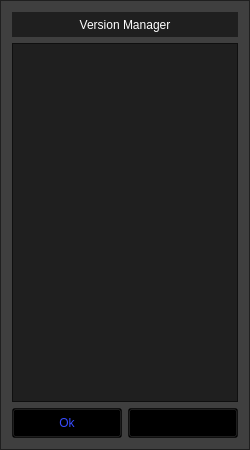
<?xml version="1.0" encoding="UTF-8"?>
<ui version="4.0">
 <class>VersionManager</class>
 <widget class="QFrame" name="VersionManager">
  <property name="geometry">
   <rect>
    <x>0</x>
    <y>0</y>
    <width>250</width>
    <height>450</height>
   </rect>
  </property>
  <property name="minimumSize">
   <size>
    <width>250</width>
    <height>400</height>
   </size>
  </property>
  <property name="maximumSize">
   <size>
    <width>250</width>
    <height>450</height>
   </size>
  </property>
  <property name="windowTitle">
   <string>Frame</string>
  </property>
  <property name="styleSheet">
   <string notr="true">background-color: rgba(0, 0, 0, 128);
color: rgb(0, 0, 0);</string>
  </property>
  <property name="frameShape">
   <enum>QFrame::StyledPanel</enum>
  </property>
  <property name="frameShadow">
   <enum>QFrame::Raised</enum>
  </property>
  <layout class="QVBoxLayout" name="verticalLayout">
   <item>
    <widget class="QLabel" name="label">
     <property name="minimumSize">
      <size>
       <width>0</width>
       <height>25</height>
      </size>
     </property>
     <property name="styleSheet">
      <string notr="true">color: rgb(255, 255, 255);
font: 75 italic 12pt &quot;Times New Roman&quot;;</string>
     </property>
     <property name="text">
      <string>Version Manager</string>
     </property>
     <property name="alignment">
      <set>Qt::AlignCenter</set>
     </property>
    </widget>
   </item>
   <item>
    <widget class="QListWidget" name="listWidget">
     <property name="styleSheet">
      <string notr="true">&lt;resource type=&quot;image&quot; file=&quot;:/icon/background.jpg&quot;/&gt;
</string>
     </property>
    </widget>
   </item>
   <item>
    <layout class="QHBoxLayout" name="horizontalLayout">
     <property name="topMargin">
      <number>0</number>
     </property>
     <item>
      <widget class="QPushButton" name="pushButton">
       <property name="minimumSize">
        <size>
         <width>0</width>
         <height>30</height>
        </size>
       </property>
       <property name="styleSheet">
        <string notr="true">color: rgb(55, 75, 255);
font: 9pt &quot;Arial&quot;;</string>
       </property>
       <property name="text">
        <string>Ok</string>
       </property>
      </widget>
     </item>
     <item>
      <widget class="QPushButton" name="pushButton_action">
       <property name="minimumSize">
        <size>
         <width>0</width>
         <height>30</height>
        </size>
       </property>
       <property name="text">
        <string/>
       </property>
       <property name="iconSize">
        <size>
         <width>20</width>
         <height>20</height>
        </size>
       </property>
      </widget>
     </item>
    </layout>
   </item>
  </layout>
 </widget>
 <resources/>
 <connections/>
</ui>
